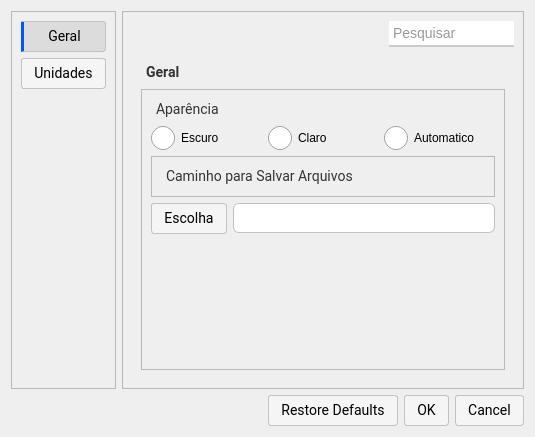
<?xml version="1.0" encoding="UTF-8"?>
<ui version="4.0">
 <class>Dialog</class>
 <widget class="QDialog" name="Dialog">
  <property name="geometry">
   <rect>
    <x>0</x>
    <y>0</y>
    <width>535</width>
    <height>437</height>
   </rect>
  </property>
  <property name="windowTitle">
   <string>Dialog</string>
  </property>
  <property name="styleSheet">
   <string notr="true">QPushButton {
    background-color: #f5f5f5;
    color: #000000;
    border: 1px solid #c2c2c2;
    border-radius: 3px;
    padding: 6px 12px;
    font-size: 14px;
    font-family: Roboto;
}

QPushButton:hover {
    background-color: #e0e0e0;
    border: 1px solid #e0e0e0;
}

QPushButton:pressed {
    background-color: #d0d0d0;
    border: 1px solid #888888;
}

QPushButton:checked {
    border-top-left-radius: 0px;
    border-bottom-left-radius: 0px;
    border-top-right-radius: 3px;
    border-bottom-right-radius: 3px;
    border-left: 3px solid rgb(0, 85, 255);
    background-color: rgb(220, 220, 220);
}



QRadioButton {
    spacing: 6px;
}

QRadioButton::indicator {
    width: 24px;
    height: 24px;
}
/* --------- QComboBox --------- */
QComboBox {
    background-color: #ffffff;
    border: 2px solid #b3b3b3;
    border-radius: 5px;
    padding: 5px;
    font-size: 14px;
    font-family: Roboto;
    color: #333333;
}

QComboBox:hover {
    border: 2px solid #0078d7;
}

QComboBox::drop-down {
    subcontrol-origin: padding;
    subcontrol-position: top right;
    width: 25px;
    border-left: 1px solid #b3b3b3;
}

QComboBox::down-arrow {
    image: url(:/img/arrow-down-1.png);
    width: 10px;
    height: 10px;
}

QComboBox QAbstractItemView {
    background-color: #ffffff;
    border: 1px solid #b3b3b3;
    border-radius: 5px;
    selection-background-color: #0078d7;
    selection-color: #ffffff;
}


/* --------- QTableWidget --------- */
QTableWidget {
    background-color: #ffffff;
    border: 1px solid #dcdcdc;
    border-radius: 3px;
    font-family: Roboto;
    font-size: 10pt;
    gridline-color: #e0e0e0;
    selection-background-color: #0078d7;
    selection-color: #ffffff;
}

QTableWidget::item:hover {
    background-color: #f0f0f0;
}

QHeaderView::section {
    background-color: #eaeaea;
    color: #333333;
    padding: 4px;
    border: none;
    border-right: 1px solid #dcdcdc;
    font-weight: bold;
    font-family: Roboto;
    font-size: 10pt;
}

QHeaderView::section:horizontal {
    border-top-left-radius: 3px;
    border-top-right-radius: 3px;
}

QHeaderView::section:vertical {
    border-top-left-radius: 3px;
    border-bottom-left-radius: 3px;
}

QTableCornerButton::section {
    background-color: #eaeaea;
    border: none;
}



/* --------- QLabel --------- */
QLabel {
    color: #333333;
    font-family: Roboto, sans-serif;
    font-size: 14px;
    padding: 2px;
}
</string>
  </property>
  <layout class="QVBoxLayout" name="verticalLayout">
   <item>
    <layout class="QHBoxLayout" name="horizontalLayout">
     <item>
      <widget class="QFrame" name="frame">
       <property name="frameShape">
        <enum>QFrame::Shape::StyledPanel</enum>
       </property>
       <property name="frameShadow">
        <enum>QFrame::Shadow::Raised</enum>
       </property>
       <layout class="QVBoxLayout" name="verticalLayout_3">
        <item>
         <widget class="QPushButton" name="pushButton">
          <property name="text">
           <string>Geral</string>
          </property>
          <property name="checkable">
           <bool>true</bool>
          </property>
          <property name="checked">
           <bool>true</bool>
          </property>
          <property name="autoExclusive">
           <bool>true</bool>
          </property>
         </widget>
        </item>
        <item>
         <widget class="QPushButton" name="pushButton_2">
          <property name="text">
           <string>Unidades</string>
          </property>
          <property name="checkable">
           <bool>true</bool>
          </property>
          <property name="autoExclusive">
           <bool>true</bool>
          </property>
         </widget>
        </item>
        <item>
         <spacer name="verticalSpacer">
          <property name="orientation">
           <enum>Qt::Orientation::Vertical</enum>
          </property>
          <property name="sizeHint" stdset="0">
           <size>
            <width>20</width>
            <height>40</height>
           </size>
          </property>
         </spacer>
        </item>
       </layout>
      </widget>
     </item>
     <item>
      <widget class="QFrame" name="frame_2">
       <property name="frameShape">
        <enum>QFrame::Shape::StyledPanel</enum>
       </property>
       <property name="frameShadow">
        <enum>QFrame::Shadow::Raised</enum>
       </property>
       <layout class="QVBoxLayout" name="verticalLayout_2">
        <item alignment="Qt::AlignmentFlag::AlignRight">
         <widget class="QLineEdit" name="pesquisar">
          <property name="styleSheet">
           <string notr="true">QLineEdit {
    border: 1px solig rgb(238, 238, 238);
    border-bottom: 2px solid #ccc;
    padding-left: 2px; 
    height: 24px;
    font-size: 14px;
    color: #333;
    background: rgb(255, 255, 255);
    image-position: left;
}

QLineEdit:focus {
    border-bottom: 2px solid #2979ff;
    outline: none;
}
</string>
          </property>
          <property name="echoMode">
           <enum>QLineEdit::EchoMode::Normal</enum>
          </property>
          <property name="placeholderText">
           <string>Pesquisar</string>
          </property>
         </widget>
        </item>
        <item>
         <widget class="QStackedWidget" name="stackedWidget">
          <property name="currentIndex">
           <number>0</number>
          </property>
          <widget class="QWidget" name="page">
           <layout class="QVBoxLayout" name="verticalLayout_5">
            <item>
             <widget class="QLabel" name="label_2">
              <property name="font">
               <font>
                <family>Roboto</family>
                <pointsize>-1</pointsize>
                <bold>true</bold>
               </font>
              </property>
              <property name="styleSheet">
               <string notr="true"/>
              </property>
              <property name="text">
               <string>Geral</string>
              </property>
             </widget>
            </item>
            <item>
             <widget class="QFrame" name="frame_3">
              <property name="frameShape">
               <enum>QFrame::Shape::StyledPanel</enum>
              </property>
              <property name="frameShadow">
               <enum>QFrame::Shadow::Raised</enum>
              </property>
              <layout class="QVBoxLayout" name="verticalLayout_4">
               <item>
                <widget class="QLabel" name="label">
                 <property name="text">
                  <string>Aparência </string>
                 </property>
                </widget>
               </item>
               <item>
                <layout class="QHBoxLayout" name="horizontalLayout_2">
                 <item>
                  <widget class="QRadioButton" name="radioButton">
                   <property name="text">
                    <string>Escuro</string>
                   </property>
                  </widget>
                 </item>
                 <item>
                  <widget class="QRadioButton" name="radioButton_2">
                   <property name="text">
                    <string>Claro</string>
                   </property>
                  </widget>
                 </item>
                 <item>
                  <widget class="QRadioButton" name="radioButton_3">
                   <property name="text">
                    <string>Automatico</string>
                   </property>
                  </widget>
                 </item>
                </layout>
               </item>
               <item>
                <widget class="QFrame" name="frame_4">
                 <property name="frameShape">
                  <enum>QFrame::Shape::StyledPanel</enum>
                 </property>
                 <property name="frameShadow">
                  <enum>QFrame::Shadow::Raised</enum>
                 </property>
                 <layout class="QVBoxLayout" name="verticalLayout_6">
                  <item>
                   <widget class="QLabel" name="label_4">
                    <property name="text">
                     <string>Caminho para Salvar Arquivos</string>
                    </property>
                   </widget>
                  </item>
                 </layout>
                </widget>
               </item>
               <item>
                <layout class="QHBoxLayout" name="horizontalLayout_7">
                 <item>
                  <widget class="QPushButton" name="pushButton_3">
                   <property name="text">
                    <string>Escolha</string>
                   </property>
                  </widget>
                 </item>
                 <item>
                  <widget class="QLineEdit" name="lineEdit">
                   <property name="styleSheet">
                    <string notr="true">QLineEdit {
    background-color: #ffffff;
    border: 1px solid #c2c2c2;
    border-radius: 6px;
    padding: 6px;
}

QLineEdit:focus {
    border: 1px solid #0078d7;
    background-color: #f0f8ff;
}

QLineEdit:hover {
    border: 1px solid #0078d7;
}</string>
                   </property>
                  </widget>
                 </item>
                </layout>
               </item>
               <item>
                <spacer name="verticalSpacer_2">
                 <property name="orientation">
                  <enum>Qt::Orientation::Vertical</enum>
                 </property>
                 <property name="sizeHint" stdset="0">
                  <size>
                   <width>20</width>
                   <height>40</height>
                  </size>
                 </property>
                </spacer>
               </item>
              </layout>
             </widget>
            </item>
           </layout>
          </widget>
          <widget class="QWidget" name="page_2">
           <layout class="QVBoxLayout" name="verticalLayout_7">
            <item>
             <widget class="QLabel" name="label_3">
              <property name="font">
               <font>
                <family>Roboto</family>
                <pointsize>-1</pointsize>
                <bold>true</bold>
               </font>
              </property>
              <property name="text">
               <string>Unidades</string>
              </property>
             </widget>
            </item>
            <item>
             <layout class="QHBoxLayout" name="horizontalLayout_3">
              <item>
               <widget class="QLabel" name="label_5">
                <property name="text">
                 <string>Vazão </string>
                </property>
               </widget>
              </item>
              <item>
               <widget class="QComboBox" name="comboBox">
                <item>
                 <property name="text">
                  <string>m3⁄s</string>
                 </property>
                </item>
                <item>
                 <property name="text">
                  <string>L/s</string>
                 </property>
                </item>
                <item>
                 <property name="text">
                  <string>m3/dia</string>
                 </property>
                </item>
               </widget>
              </item>
             </layout>
            </item>
            <item>
             <layout class="QHBoxLayout" name="horizontalLayout_4">
              <item>
               <widget class="QLabel" name="label_6">
                <property name="text">
                 <string>Comprimento</string>
                </property>
               </widget>
              </item>
              <item>
               <widget class="QComboBox" name="comboBox_2">
                <item>
                 <property name="text">
                  <string>Metros</string>
                 </property>
                </item>
                <item>
                 <property name="text">
                  <string>Centímetros</string>
                 </property>
                </item>
                <item>
                 <property name="text">
                  <string>Milímetros </string>
                 </property>
                </item>
               </widget>
              </item>
             </layout>
            </item>
            <item>
             <layout class="QHBoxLayout" name="horizontalLayout_5">
              <item>
               <widget class="QLabel" name="label_7">
                <property name="text">
                 <string>Diâmetro </string>
                </property>
               </widget>
              </item>
              <item>
               <widget class="QComboBox" name="comboBox_3">
                <item>
                 <property name="text">
                  <string>Metros</string>
                 </property>
                </item>
                <item>
                 <property name="text">
                  <string>Milímetros </string>
                 </property>
                </item>
                <item>
                 <property name="text">
                  <string>Polegadas</string>
                 </property>
                </item>
               </widget>
              </item>
             </layout>
            </item>
            <item>
             <layout class="QHBoxLayout" name="horizontalLayout_6">
              <item>
               <widget class="QLabel" name="label_8">
                <property name="text">
                 <string>Potência </string>
                </property>
               </widget>
              </item>
              <item>
               <widget class="QComboBox" name="comboBox_4">
                <item>
                 <property name="text">
                  <string>Watt</string>
                 </property>
                </item>
                <item>
                 <property name="text">
                  <string>Cavalo Vapor</string>
                 </property>
                </item>
               </widget>
              </item>
             </layout>
            </item>
            <item>
             <spacer name="verticalSpacer_3">
              <property name="orientation">
               <enum>Qt::Orientation::Vertical</enum>
              </property>
              <property name="sizeHint" stdset="0">
               <size>
                <width>20</width>
                <height>40</height>
               </size>
              </property>
             </spacer>
            </item>
           </layout>
          </widget>
         </widget>
        </item>
       </layout>
      </widget>
     </item>
    </layout>
   </item>
   <item alignment="Qt::AlignmentFlag::AlignRight">
    <widget class="QDialogButtonBox" name="buttonBox">
     <property name="orientation">
      <enum>Qt::Orientation::Horizontal</enum>
     </property>
     <property name="standardButtons">
      <set>QDialogButtonBox::StandardButton::Cancel|QDialogButtonBox::StandardButton::Ok|QDialogButtonBox::StandardButton::RestoreDefaults</set>
     </property>
    </widget>
   </item>
  </layout>
 </widget>
 <resources>
  <include location="img/img.qrc"/>
 </resources>
 <connections>
  <connection>
   <sender>buttonBox</sender>
   <signal>accepted()</signal>
   <receiver>Dialog</receiver>
   <slot>accept()</slot>
   <hints>
    <hint type="sourcelabel">
     <x>248</x>
     <y>254</y>
    </hint>
    <hint type="destinationlabel">
     <x>157</x>
     <y>274</y>
    </hint>
   </hints>
  </connection>
  <connection>
   <sender>buttonBox</sender>
   <signal>rejected()</signal>
   <receiver>Dialog</receiver>
   <slot>reject()</slot>
   <hints>
    <hint type="sourcelabel">
     <x>316</x>
     <y>260</y>
    </hint>
    <hint type="destinationlabel">
     <x>286</x>
     <y>274</y>
    </hint>
   </hints>
  </connection>
 </connections>
</ui>
